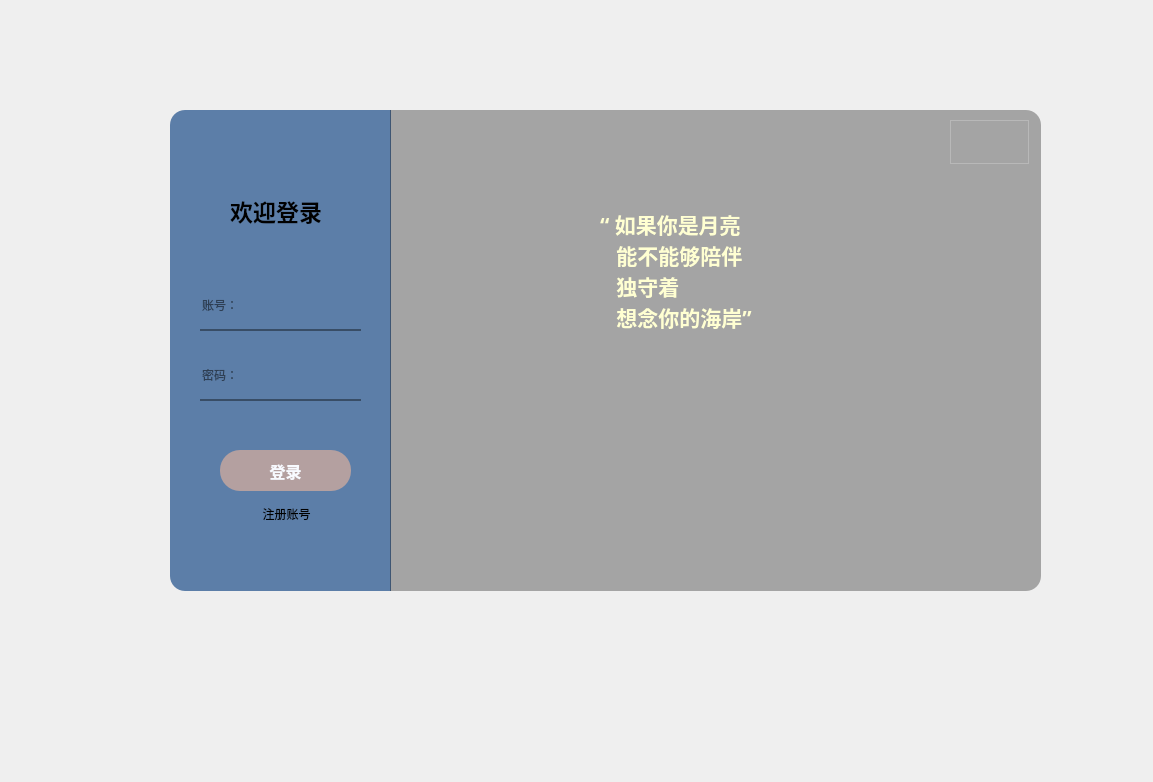
<?xml version="1.0" encoding="UTF-8"?>
<ui version="4.0">
 <class>MainWindow</class>
 <widget class="QWidget" name="MainWindow">
  <property name="geometry">
   <rect>
    <x>0</x>
    <y>0</y>
    <width>1153</width>
    <height>782</height>
   </rect>
  </property>
  <property name="font">
   <font>
    <weight>50</weight>
    <bold>false</bold>
   </font>
  </property>
  <property name="windowTitle">
   <string>Form</string>
  </property>
  <widget class="QLabel" name="label">
   <property name="geometry">
    <rect>
     <x>170</x>
     <y>110</y>
     <width>221</width>
     <height>481</height>
    </rect>
   </property>
   <property name="font">
    <font>
     <family>方正舒体</family>
     <weight>50</weight>
     <bold>false</bold>
    </font>
   </property>
   <property name="styleSheet">
    <string notr="true">background-color: rgb(92, 126, 168);



border-top-left-radius:15px;
border-bottom-left-radius:15px;</string>
   </property>
   <property name="text">
    <string/>
   </property>
  </widget>
  <widget class="QLabel" name="label_2">
   <property name="geometry">
    <rect>
     <x>390</x>
     <y>110</y>
     <width>651</width>
     <height>481</height>
    </rect>
   </property>
   <property name="styleSheet">
    <string notr="true">border-image: url(:/img/res/img/1107810.jpg);
border-top-right-radius:15px;
border-bottom-right-radius:15px;</string>
   </property>
   <property name="text">
    <string/>
   </property>
  </widget>
  <widget class="QLabel" name="label_3">
   <property name="geometry">
    <rect>
     <x>390</x>
     <y>110</y>
     <width>651</width>
     <height>481</height>
    </rect>
   </property>
   <property name="styleSheet">
    <string notr="true">background-color: rgba(0, 0, 0,80);
border-top-right-radius:15px;
border-bottom-right-radius:15px;</string>
   </property>
   <property name="text">
    <string/>
   </property>
  </widget>
  <widget class="QLabel" name="label_4">
   <property name="geometry">
    <rect>
     <x>230</x>
     <y>180</y>
     <width>111</width>
     <height>61</height>
    </rect>
   </property>
   <property name="font">
    <font>
     <family>等线</family>
     <pointsize>17</pointsize>
     <weight>75</weight>
     <bold>true</bold>
    </font>
   </property>
   <property name="styleSheet">
    <string notr="true"/>
   </property>
   <property name="text">
    <string>欢迎登录</string>
   </property>
  </widget>
  <widget class="QLineEdit" name="lineEdit">
   <property name="geometry">
    <rect>
     <x>200</x>
     <y>280</y>
     <width>161</width>
     <height>51</height>
    </rect>
   </property>
   <property name="styleSheet">
    <string notr="true">border:none;
border-bottom:2px solid rgba(0,0,0,100);
background-color: rgba(0, 0, 0,0);</string>
   </property>
   <property name="placeholderText">
    <string>账号：</string>
   </property>
  </widget>
  <widget class="QLineEdit" name="lineEdit_2">
   <property name="geometry">
    <rect>
     <x>200</x>
     <y>350</y>
     <width>161</width>
     <height>51</height>
    </rect>
   </property>
   <property name="styleSheet">
    <string notr="true">border:none;
border-bottom:2px solid rgba(0,0,0,100);
background-color: rgba(0, 0, 0,0);</string>
   </property>
   <property name="echoMode">
    <enum>QLineEdit::Password</enum>
   </property>
   <property name="placeholderText">
    <string>密码：</string>
   </property>
  </widget>
  <widget class="QPushButton" name="login_button">
   <property name="geometry">
    <rect>
     <x>220</x>
     <y>450</y>
     <width>131</width>
     <height>41</height>
    </rect>
   </property>
   <property name="font">
    <font>
     <family>幼圆</family>
     <pointsize>12</pointsize>
     <weight>75</weight>
     <bold>true</bold>
    </font>
   </property>
   <property name="styleSheet">
    <string notr="true">QPushButton{	
	background-color: rgb(180,160,160);
	
	color: rgb(248,250,255);
border-radius:20px;

}
QPushButton:pressed{
	
	padding-left:5px;
	padding-top:5px;
}
QPushButton:hover{
 background-color:  rgb(200,160,160)
}
</string>
   </property>
   <property name="text">
    <string>登录</string>
   </property>
  </widget>
  <widget class="QLabel" name="label_5">
   <property name="geometry">
    <rect>
     <x>600</x>
     <y>200</y>
     <width>281</width>
     <height>141</height>
    </rect>
   </property>
   <property name="font">
    <font>
     <family>等线</family>
     <pointsize>16</pointsize>
     <weight>75</weight>
     <bold>true</bold>
    </font>
   </property>
   <property name="styleSheet">
    <string notr="true">color: rgb(255, 255, 210);</string>
   </property>
   <property name="text">
    <string>“ 如果你是月亮
   能不能够陪伴
   独守着
   想念你的海岸”</string>
   </property>
  </widget>
  <widget class="QFrame" name="frame">
   <property name="geometry">
    <rect>
     <x>950</x>
     <y>120</y>
     <width>79</width>
     <height>44</height>
    </rect>
   </property>
   <property name="styleSheet">
    <string notr="true">QPushButton{
border:none;
}
QPushButton:hover{
 padding-bottom:5px;
}
</string>
   </property>
   <property name="frameShape">
    <enum>QFrame::StyledPanel</enum>
   </property>
   <property name="frameShadow">
    <enum>QFrame::Raised</enum>
   </property>
   <layout class="QHBoxLayout" name="horizontalLayout">
    <item>
     <widget class="QPushButton" name="min_button">
      <property name="text">
       <string/>
      </property>
      <property name="icon">
       <iconset resource="resource.qrc">
        <normaloff>:/icon/res/icon/最小化.png</normaloff>:/icon/res/icon/最小化.png</iconset>
      </property>
     </widget>
    </item>
    <item>
     <widget class="QPushButton" name="max_button">
      <property name="text">
       <string/>
      </property>
      <property name="icon">
       <iconset resource="resource.qrc">
        <normaloff>:/icon/res/icon/关闭.png</normaloff>:/icon/res/icon/关闭.png</iconset>
      </property>
     </widget>
    </item>
   </layout>
  </widget>
  <widget class="QPushButton" name="signin_button">
   <property name="geometry">
    <rect>
     <x>240</x>
     <y>500</y>
     <width>93</width>
     <height>28</height>
    </rect>
   </property>
   <property name="styleSheet">
    <string notr="true">QPushButton{
border:none;
	color: rgb(0,0,0);
}
QPushButton:hover{

 color:  rgb(255, 255, 255)
}
</string>
   </property>
   <property name="text">
    <string>注册账号</string>
   </property>
  </widget>
 </widget>
 <resources>
  <include location="resource.qrc"/>
 </resources>
 <connections>
  <connection>
   <sender>max_button</sender>
   <signal>clicked()</signal>
   <receiver>MainWindow</receiver>
   <slot>close()</slot>
   <hints>
    <hint type="sourcelabel">
     <x>1000</x>
     <y>135</y>
    </hint>
    <hint type="destinationlabel">
     <x>1026</x>
     <y>62</y>
    </hint>
   </hints>
  </connection>
  <connection>
   <sender>min_button</sender>
   <signal>clicked()</signal>
   <receiver>MainWindow</receiver>
   <slot>showMinimized()</slot>
   <hints>
    <hint type="sourcelabel">
     <x>972</x>
     <y>144</y>
    </hint>
    <hint type="destinationlabel">
     <x>936</x>
     <y>56</y>
    </hint>
   </hints>
  </connection>
 </connections>
</ui>
